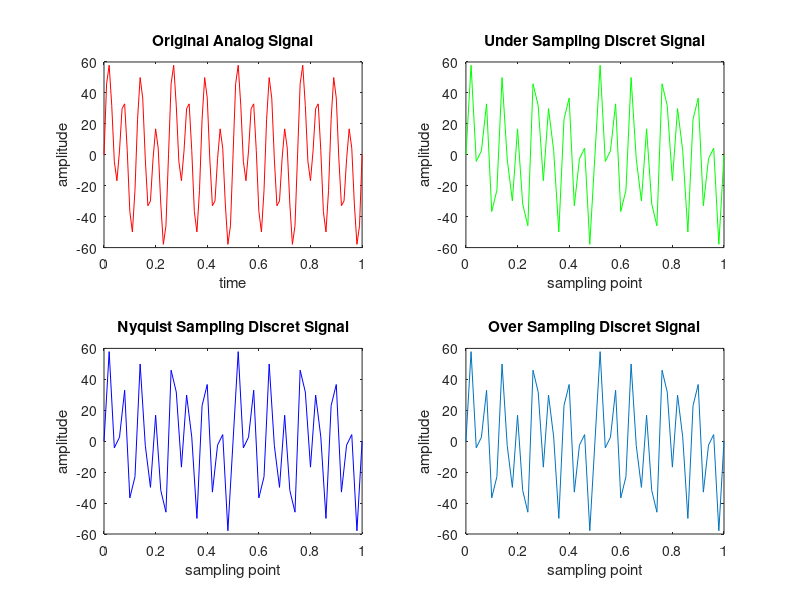

Write the MATLAB code that produced this figure.
clc;
clear all;
close all;

t = 0:.01:1;
a1 = 10;
a2 = 20;
a3 = 40;
f1 = 4;
f2 = 8;
f3 = 16;

%orginal analog signal
x = a1 * sin(2*pi*f1*t) + a2 * sin(2*pi*f2*t) + a3 * sin(2*pi*f3*t);

%under sampling
fs1 = 50;
ts1 = 0:1/fs1:1;
x1 = a1 * sin(2*pi*f1*ts1) + a2 * sin(2*pi*f2*ts1) + a3 * sin(2*pi*f3*ts1);

%sampling at Nyquist Rate
fs2 = 60;
ts2 = 0:1/fs2:1;
x2 = a1 * sin(2*pi*f1*ts2) + a2 * sin(2*pi*f2*ts2) + a3 * sin(2*pi*f3*ts2);

%over sampling
fs3 = 100;
ts3 = 0:1/fs3:1;
x3 = a1 * sin(2*pi*f1*ts3) + a2 * sin(2*pi*f2*ts3) + a3 * sin(2*pi*f3*ts3);

subplot(2,2,1);
plot(t,x,'red');
xlabel('time');
ylabel('amplitude');
title('Original Analog Signal');

%hold on;

subplot(2,2,2)
plot(ts1,x1,'g');
xlabel('sampling point');
ylabel('amplitude');
title('Under Sampling Discret Signal');

subplot(2,2,3)
plot(ts1,x1,'b');
xlabel('sampling point');
ylabel('amplitude');
title('Nyquist Sampling Discret Signal');

subplot(2,2,4)
plot(ts1,x1);
xlabel('sampling point');
ylabel('amplitude');
title('Over Sampling Discret Signal');
